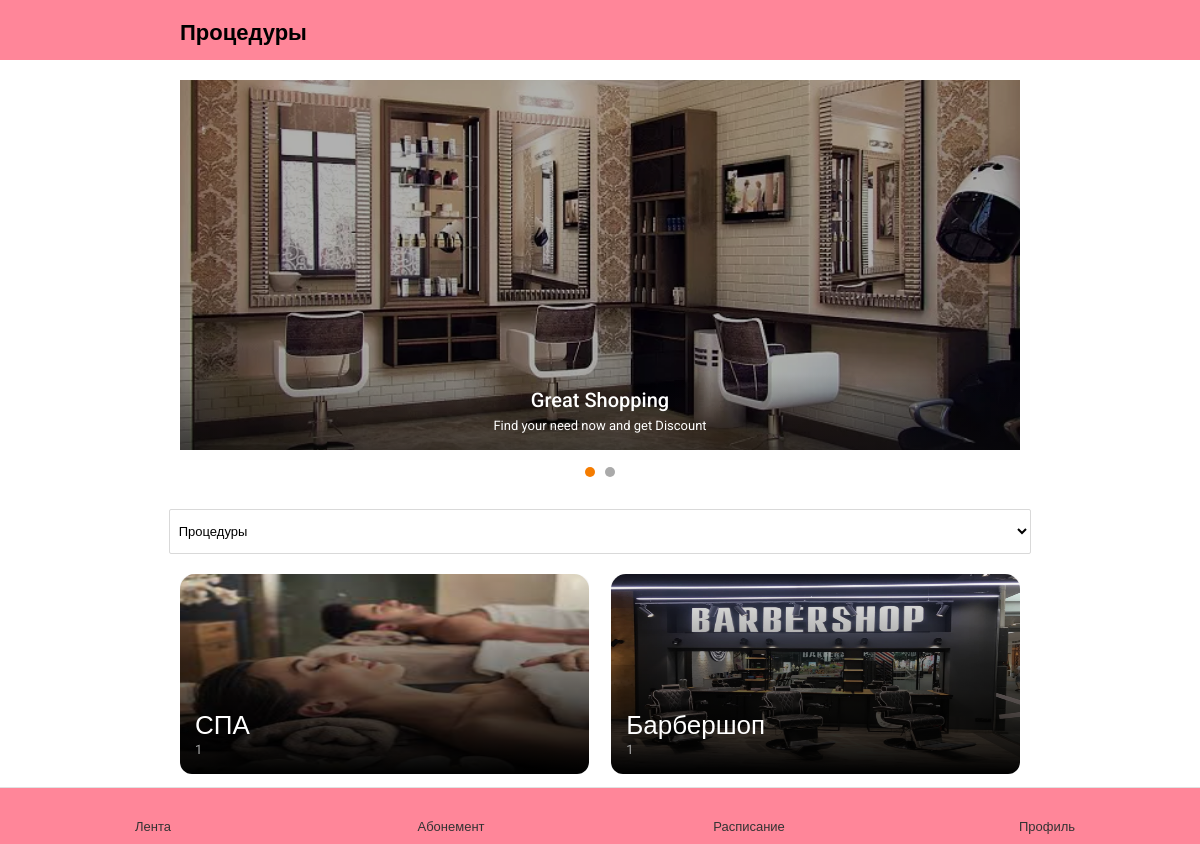
The page /main/procedure/category on the database its author committed.
### main_app/models.py (models this page shows, shortened)
class ProcedureCategory(models.Model):
    CATEGORY_TYPE = (
        (1, "Процедуры"),
        (2, "Салоны"),
    )
    title = models.CharField(max_length=50)
    img = models.ImageField(upload_to='images')
    category_type = models.IntegerField(choices=CATEGORY_TYPE)

### main_app/views.py (the view)
# urls.py: path('procedure/category', views.ProcedureCategoryView.as_view(),
class ProcedureCategoryView(TemplateResponseMixin, View):
    template_name = 'procedure_category.html'
    def get(self, request, *args, **kwargs):
        categories = ProcedureCategory.objects.all()
        return self.render_to_response({
            'categories': categories
            })

### templates/procedure_category.html (shortened to what this page needs)
{% extends 'base.html' %}
{% load static %}
{% load widget_tweaks %}
{% block content %}
<div class="navbar">
	<div class="container">
		<div class="panel-control-left">
			<a href="faq.html#" data-activates="slide-out-left" class="sidenav-control-left">
				<div class="site-title">
					<h1>Процедуры</h1>
				</div>
			</a>
		</div>
		<div class="panel-control-right">
			<a href="faq.html#" data-activates="slide-out-right" class="sidenav-control-right">
				<i class="fa fa-sign-out" aria-hidden="true"></i>
			</a>
		</div>
	</div>
</div>
<div class="the-slider">
	<div class="container">
		<div class="the-slider-entry">
			<div class="slider-slick">
				<div class="slider-entry"><img src="{% static 'img/slider1.png' %}" alt="">
					<div class="overlay"></div>
					<div class="caption">
						<div class="container">
							<h2><a href="index.html">Great Shopping</a></h2>
							<p>Find your need now and get Discount</p>
						</div>
					</div>
				</div>
			</div>
		</div>
	</div>
</div>
<div class="faq ">
	<div class="container">
		<div class="row">
			<div class="col-md-12">
				<select name="category_type" id="category-type-select" data-url="{% url 'main:category_filter' %}">
					<option value="1">Процедуры</option>
				</select>
			</div>
		</div>
		<div style="padding-bottom: 50px;">
			<di id="procedure_category_list">
				{% include 'procedure_category_list.html' %}
			</di>
		</div>
	</div>
</div>
{% endblock %}

### templates/procedure_category_list.html
<div class="row" style="display: flex">
	{% for category in categories %}
	<div class="col s6">
		<div class="swiper-slide swiper-slide-active">
			<a href="{% url 'main:procedure_list' category.id %}" class="">
				<div class="half-mask"></div>
				<img src="{{category.img.url}}" alt="" style="width: 100%; height: 200px; border-radius: 15px">
				<div class="caption">
					<h4>{{category.title}}</h4>
					<span>{{category.procedure_set.count}}</span>
				</div>
			</a>
		</div>
	</div>
	{% endfor %}
</div>

### static/css/style.css (style rules this page uses)
*,*:before,*:after { -webkit-box-sizing:border-box;-moz-box-sizing:border-box;box-sizing:border-box }
body { margin:0;padding:0;background:#fff;color:#888;font-family:'Roboto', sans-serif;font-size:13px }
h1,h2,h3,h4,h5,h6 { padding:0;margin:0;color:#343434;font-family:'Roboto', sans-serif }
h1 { font-size:36px }
h2 { font-size:34px }
h4 { font-size:26px }
a { color:#333 }
.navbar { width:100%;height:60px;padding:15px 0;z-index:9;background:#FF8699;position:fixed;top:0;left:0;right:0;text-align:center }
.site-title { display:inline-block; }
.site-title h1 { font-size:22px;padding:0;margin:0;font-weight:700;color:#000;position:relative;top:3px }
.navbar i { color:#000 }
.panel-control-left { float:left;font-size:20px }
.panel-control-right { float:right;font-size:20px }
.panel-control-right .sidenav-control-right i { right:-8px;position:relative; }
.the-slider { margin-top:80px }
.slider-slick { position:relative;overflow:hidden }
.slider-slick .slider-entry { position:relative;height:220px;border-radius:2px }
@media (min-width: 768px) { .slider-slick .slider-entry { position:relative;height:370px } }
.slider-slick .overlay { background:rgba(0, 0, 0, 0.31);position:absolute;width:100%;height:100%;left:0;top:0;right:0 }
.slider-slick img { width:100%;height:100%;object-fit:cover }
.slider-slick .caption { position:absolute;left:0;right:0;margin:0 auto;bottom:0;z-index:999;overflow-wrap:break-word;text-align:center;background:linear-gradient( rgba(14, 13, 13, 0), rgba(11, 10, 10, 0.56) );padding:15px 15px 10px 15px }
.slider-slick .caption h2 { font-size:20px;font-weight:500;color:#fff }
.slider-slick .caption h2 a { color:#fff }
.slider-slick .caption p { margin:5px 0;color:#fff }

### static/css/main.css (style rules this page uses)
.swiper-slide { position: relative; width: 100%; height: 200px; }
.swiper-slide .half-mask { background: linear-gradient(rgba(0, 0, 0, 0), black); position: absolute; width: 100%; top: 0; left: 0; right: 0; bottom: 0; border-radius: 12px; }
.swiper-slide .caption { position: absolute; left: 15px; right: 15px; bottom: 15px; }
.swiper-slide .caption h4 { color: #fff; }
.swiper-slide .caption span { font-size: 13px; color: #aaa; }

### templates/base.html (style rules this page uses)
select { display: block; color: #000; border: 1px solid #D9D9D9; }

### rows shown on the page
ProcedureCategory: img (picture), title "СПА", procedure_set.count "1"
ProcedureCategory: img (picture), title "Барбершоп", procedure_set.count "1"
